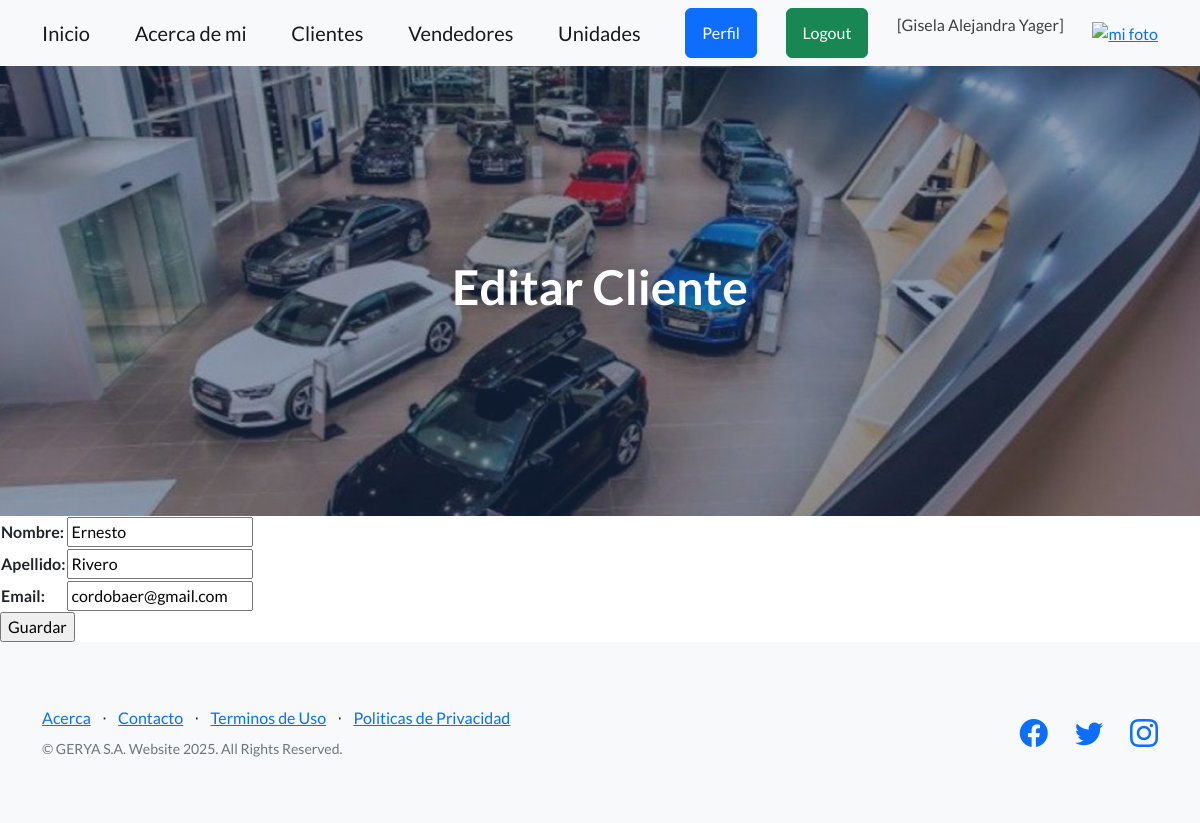
Page /app/clienteUpdate/2/ (signed in) on the committed database.
### Cordoba/models.py (models this page shows, shortened)
class Cliente(models.Model):
    nombre = models.CharField(max_length=50)
    apellido = models.CharField(max_length=50)
    email = models.EmailField()

### Cordoba/views.py (the view)
# urls.py: path("clienteUpdate/<int:pk>/",  views.ClienteUpdate.as_view(), name="clienteUpdate"),
class ClienteUpdate(LoginRequiredMixin, UserPassesTestMixin, UpdateView):
    model = Cliente
    fields = ["nombre", "apellido", "email"]
    success_url = reverse_lazy("clientes")
    def test_func(self):
        return self.request.user.is_superuser

### Cordoba/templates/Cordoba/cliente_form.html (shortened to what this page needs)
{% extends 'Cordoba/index.html' %}
{% block titulo %}
    {% if form.instance.pk %}
        <h1 class="text-white">Editar Cliente</h1>
    {% else %}
        <h1 class="text-white">Agregar una Cliente</h1>
    {% endif %}
{% endblock titulo %}
{% block contenido %}
<form action="" method="post">
    <table>
        {{ form.as_table }}
    </table>
    <input type="submit" value="Guardar">
</form>
{% endblock contenido %}

### Cordoba/templates/Cordoba/index.html (shortened to what this page needs)
<!DOCTYPE html>
<html lang="en">
    <head>
        {% load static %}
        <link href="https://cdn.jsdelivr.net/npm/bootstrap-icons@1.5.0/font/bootstrap-icons.css" rel="stylesheet" type="text/css" />
        <link href="{% static 'css/styles.css' %}" rel="stylesheet" />
        <link rel="stylesheet" href="https://cdnjs.cloudflare.com/ajax/libs/font-awesome/6.4.0/css/all.min.css">
    </head>
    <body>
        <nav class="navbar navbar-light bg-light static-top">
            <div class="container">
                <a class="navbar-brand" href="{% url 'bienvenida' %}">Inicio</a>
                <a class="navbar-brand" href="{% url 'about' %}">Acerca de mi</a>
                <a class="navbar-brand" href="{% url 'clientes' %}">Clientes</a>
                <a class="navbar-brand" href="{% url 'vendedores' %}">Vendedores</a>
                <a class="navbar-brand" href="{% url 'unidades' %}">Unidades</a>
                 {% if user.is_authenticated %}
                    <a class="btn btn-primary" href="{% url 'perfil' %}">Perfil</a>
                    <a class="btn btn-success" href="#" onclick="event.preventDefault(); document.getElementById('logout-form').submit();">Logout</a>
                    <p style="color:rgb(63, 63, 66)"> [{{user.first_name}} {{user.last_name}}]</p>
                                    <div class="text-center">
                    <a href="{% url 'agregar_avatar' %}"><img src="{{ request.session.avatar }}" height="40px" weight="40px" alt="mi foto"></a>
                </div>
                {% else %}
                    <a class="btn btn-primary" href="{% url 'login' %}">Login</a>
                    <a class="btn btn-success" href="{% url 'registro' %}">Registrarse</a>
                {% endif %}
            </div>
        </nav>
          <header class="masthead">
            <div class="container position-relative">
                <div class="row justify-content-center">
                    <div class="col-xl-6">
                        <div class="text-center text-white">
                            {% block titulo %}{% endblock titulo %}
                        </div>
                    </div>
                </div>
            </div>
        </header>
        {% block contenido %}
        {% endblock contenido %}
        <footer class="footer bg-light">
            <div class="container">
                <div class="row">
                    <div class="col-lg-6 h-100 text-center text-lg-start my-auto">
                        <ul class="list-inline mb-2">
                            <li class="list-inline-item"><a href="">Acerca</a></li>
                            <li class="list-inline-item">⋅</li>
                            <li class="list-inline-item"><a href="#!">Contacto</a></li>
                            <li class="list-inline-item">⋅</li>
                            <li class="list-inline-item"><a href="#!">Terminos de Uso</a></li>
                            <li class="list-inline-item">⋅</li>
                            <li class="list-inline-item"><a href="#!">Politicas de Privacidad</a></li>
                        </ul>
                        <p class="text-muted small mb-4 mb-lg-0">&copy; GERYA S.A. Website 2025. All Rights Reserved.</p>
                    </div>
                    <div class="col-lg-6 h-100 text-center text-lg-end my-auto">
                        <ul class="list-inline mb-0">
                            <li class="list-inline-item me-4">
                                <a href="#!"><i class="bi-facebook fs-3"></i></a>
                            </li>
                            <li class="list-inline-item me-4">
                                <a href="#!"><i class="bi-twitter fs-3"></i></a>
                            </li>
                            <li class="list-inline-item">
                                <a href="#!"><i class="bi-instagram fs-3"></i></a>
                            </li>
                        </ul>
                    </div>
                </div>
            </div>
        </footer>
    </body>
</html>

### Cordoba/templates/Cordoba/index.html (style rules this page uses)
body { font-family: Arial, sans-serif; background-color: rgb(251, 249, 249); color: #222; }
.container { max-width: 800px; }
h1, h2, h3 { color: #414446; text-align: center; }

### rows in the picture
Cliente: nombre "Ernesto", apellido "Rivero", email "cordobaer@gmail.com"

### other values in the picture
{{ user.first_name }} "Gisela Alejandra"
{{ user.last_name }} "Yager"
